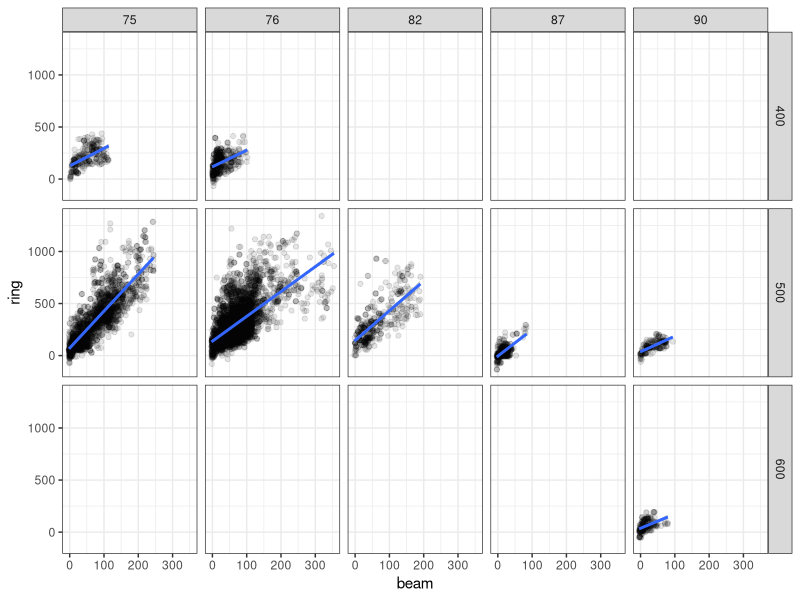
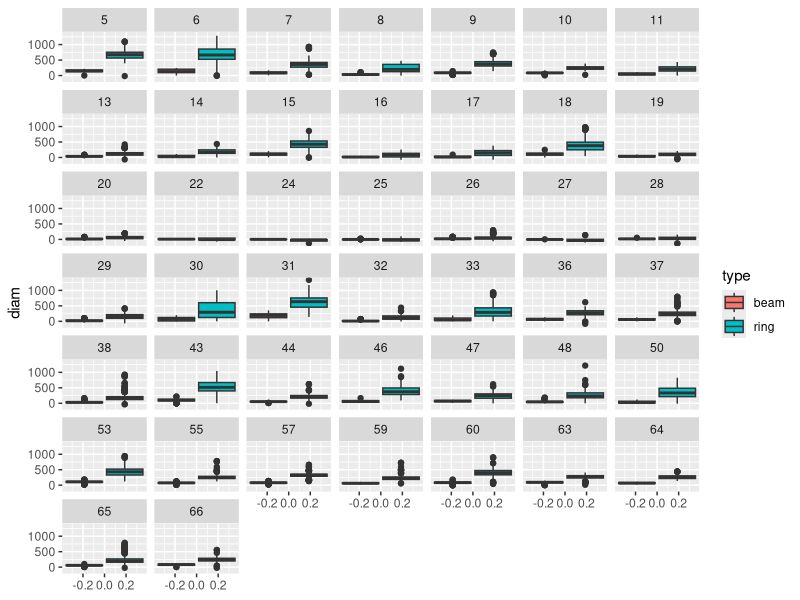
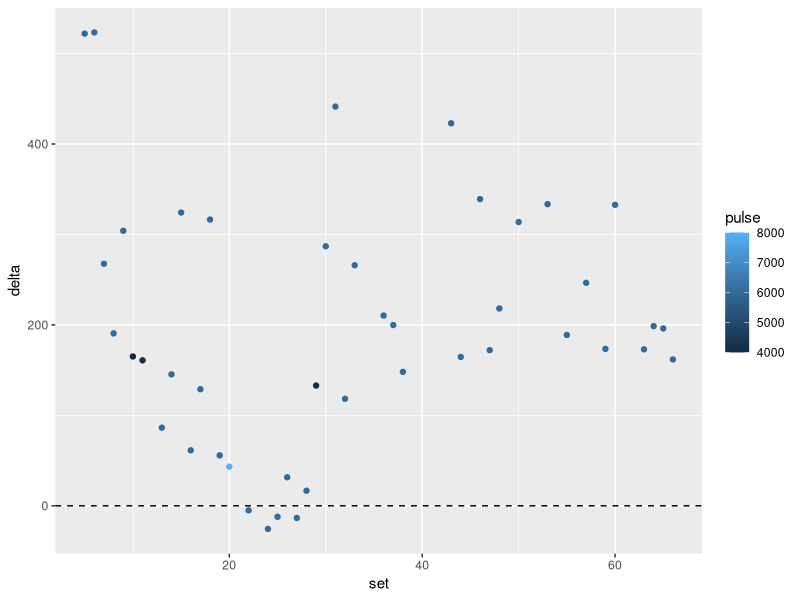
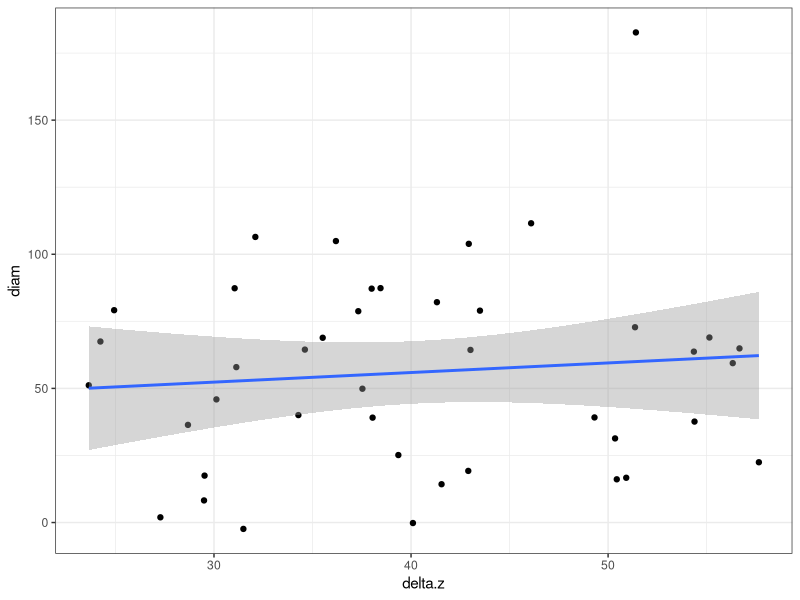

R code for these plots, in order: (Note: this script raises an error after producing the figures.)
# script to analyze dimensions of aggregations around FADs

# 0. Description  ----------------

# there are several objectives in this study:
# (1) Measure and correct atwarth distorsion of multibeam sonar
# (2) Compare horizontal and vertical diameters of aggregations
#     Is there any consistent pattern?
# (3) Correlate abunance with chatches


# The data we are using are:
#   horizontal sonar, 
#   vertical echosounder EK60 @ 120 kHz, and:
#   catches per species

# The sonar is a Simrad SN90? with 32 beams of 3.75º each
# According to Missund (1993), when measuring school sizes with sonar
# the alongship beam correction should be:
#   beam = AlongBeamSize - (1500*Pulso*1e-6)/2 
# and the atwarthship correction should be:
#   ring = AlongRingSize - 2*n*(2/3)*Rango*tan(3.75*pi/(2*180))
# where n is the number of beams occupied by the school
# and Rango is the approximate distance to the center of the school

# 1. Load libraries and input data --------------

library(dplyr)
library(tidyr)
library(ggplot2)
library(purrr)
library(broom)

# read data files:
# (1) dimensiones - sonar-based school diameters 
# (2) vert - echosounder-based school heights
# (3) lances - info about catches
# (4) acous - echosounder acoustic echointegration 

# (1) dimensiones -  sonar-based school diameters 
# done with Profos by Udane 
# It measures simultaneously longitudinal and transversal diameters of 
# the same aggregation around a FAD
# it contains multiple measures per set, so 
# needs to be summarised
dimensiones <- read.table(file = "datos/Dimensions-pp.txt", sep = "\t", 
                          header = T, dec = ".")  %>% 
  rename(distance = Diancia.del.Banco..m.)
str(dimensiones)

# Relevant variables:
# Self-explanatory: set, Date (mmddyyyy), Time (hhmm)
# Trans.tilt: transducer tilt angle (º) (0 for horizontal)
# AlongBeamSize: longitudinal measure of the school diameter (m)
# AlongRingSize: transversal measure of the school diameter (m)
# Dudoso: especially difficult or compromised diameter measures (1/0)
# Pulso: pulse duration (micro s)
# Rango: maximum detection range of the sonar (m)
# Frecuency: operating frequency of the sonar (kHz)
# distance: distance to the center of the school (m)


# (2) vert - echosounder-based school heights
# output of the lines drawn in Echoview by Iñaki
# indicating the approximate initial and final depth of each school
# as recorded by the vertical echosounder onboard the logistic boat
# It contains multiple depths per set, so 
# we have to summarise befor merging to other data
vert <- read.table("datos/profundidades.txt", header = T, sep = "\t")
str(vert)

# Relevant variables:
# set (id), Zsup, SD_Zsup, Zfin, SD_Zfin (m)

# (3) lances - info about catches
lances <- read.table("datos/Lances.txt", header = T, sep = "\t")
str(lances)  

# Relevant variables:
# Lance, Fecha, Hora
# Captura.Total, skj, bet, yft (t)

# (4) acous - echosounder acoustic echointegration 
# vertical acoustic density and NASC at 120 kHz
# it is 120 instead of 38 because the 38 failed at some point of the survey
# it is echointegrated between the ranges of the Echoview lines in "vert"
acous <- read.table("datos/Ecointegra120xlance.txt", header = T, sep = "\t")
acous <- acous[c(1,5:17, 21:23)]
acous <- acous[-c(5:9)]
str(acous)

# Relevant variables:
# Set, Date_M (yyyymmdd), Time_M (hh:mm:ss.ssss; factor)
# NASC, Sv_mean

## 1. Correction of the atwarth dimension  -----------------
# we measure the diameter of the aggregation along beam and along ring
# at complete round trajectories surroundng the FAD during purse seining ops.
# then we compare the corrected along-beam diameter estimations
# with the along-ring ones
# and try to estimate correction factors for the latter

summary(dimensiones)

# we apply Misund's corrections:
dimensiones <- dimensiones %>%
  mutate(n = case_when(
          Rango == 400 ~ 15, 
          Rango == 500 ~ 14, 
          Rango == 600 ~ 13
          ),
          beam = AlongBeamSize - (1500*Pulso*1e-6)/2, 
          ring = AlongRingSize - 2*n*(2/3)*distance*tan(3.75*pi/(2*180)))
dimensiones %>%
  filter(Dudoso != 1) %>%
  ggplot(aes(x = beam, y = ring)) +
  geom_point(alpha = 0.1) +
  geom_smooth(method = "lm") +
  theme_bw() +
  facet_grid(Rango ~ Frecuency)
  
modelo <- lm(data = dimensiones, beam ~ ring)
summary(modelo)

lmod <- function(x) lm(data = x, beam ~ AlongRingSize)

dim.l <- split(x = dimensiones, f = dimensiones$Frecuency)
mod.l <- map(.x = dim.l, .f = lmod)
map(.x = mod.l, .f = summary)
# significant*** correlation between along and atwarth diameters for all freqs 
# the best R2 for 75 kHz (61%) followed by 82 kHz (52%); the rest, well below 50% 
# Estimated correction for atwarth diameters
# corrected.atwarth.diam = 0.18*atwarth.diam - 14.5 m

dim.l2 <- split(x = dimensiones, f = dimensiones$Rango)
mod.l2 <- map(.x = dim.l2, .f = lmod)
map(.x = mod.l2, .f = summary)

# Check try the following idea: correct the atwarth diameter estimation with 
# the formula by Misund (1993). Then, see if it corrects completely
# according to the along beam estimation. If not, apply the result of 
# the linear regression obtained here.

# boxpplot comparing beam vs ring school diam
dimensiones %>%  
  gather(beam:ring, key = "type", value = "diam") %>% 
  ggplot(aes(y = diam)) + 
  geom_boxplot(aes(fill = type)) +
  facet_wrap(~ set)

# scatterplot of delta-diam against set number
dimensiones %>%  
  mutate(delta = ring - beam) %>% 
  group_by(set) %>% 
  summarise(delta = mean(delta), pulse = mean(Pulso)) %>% 
  ggplot(aes(y = delta, x = set)) + 
  geom_point(aes(colour = pulse)) +
  geom_hline(yintercept = 0, linetype = 2) 



## 2. Vertical vs horizontal diameters -------------------------
# we compare vert vs horiz to see whether there is a stable relationship between them

## 2.1 Summarise vertical diameters per set ---------
vert <- vert %>%
  mutate(delta.z = Zfin - Zsup) 
vert %>% summary()
vert %>% group_by(set) %>%
  summarise(mean(delta.z))

vert.sum <- vert %>% 
  mutate(delta.z = Zfin - Zsup, 
         sd.delta.z = SD_Zsup + SD_Zfin) %>%
  group_by(set) %>%
  summarise(delta.z = mean(delta.z, na.rm = T), 
            sd.z = mean(sd.delta.z, na.rm = T)) %>%
  mutate(cv.z = sd.z/delta.z)
summary(vert.sum$delta.z)

## 2.2 Summarise horizontal diameters per set -------
horiz.sum <- dimensiones %>%
  group_by(set) %>%
  summarise(diam = mean(beam, na.rm = T), 
            sd.diam = sd(beam, na.rm = T)) %>%
  mutate(cv.diam = sd.diam/diam)

## 2.3 Combine and compare vertical and horizontal info  --------------
geom <- merge(vert.sum, horiz.sum, by = "set", all = F)

geom %>%
  ggplot(aes(x = delta.z, y = diam)) +
  geom_point() +
  geom_smooth(method = "lm") +
  theme_bw()

# unfortunately (or fortunately) the diameter seems pretty constant
# independent from the vertical extension of the aggregation
# According to these data, for vertical extensions between 20 and 70 m
# in the Atlantic Ocean the average horizontal diameter would be constant = 50 m
# Unless we find a relationship with sv or nasc...


## 3. Predicting catches with only vertical data ----------------
lances.geom <- merge(geom, lances, by.x = "set", by.y = "Lance")

lances.geom <- merge(lances.geom, acous, by.x = "set", by.y = "Set")
lances.geom <- lances.geom[c(1:8, 10, 15:24, 27:32)] 


panel.cor <- function(x, y, digits=2, prefix="", cex.cor) 
{
  usr <- par("usr"); on.exit(par(usr)) 
  par(usr = c(0, 1, 0, 1)) 
  r <- abs(cor(x, y)) 
  txt <- format(c(r, 0.123456789), digits = digits)[1] 
  txt <- paste(prefix, txt, sep = "") 
  if (missing(cex.cor)) cex <- 0.8/strwidth(txt) 
  
  test <- cor.test(x,y) 
  # borrowed from printCoefmat
  Signif <- symnum(test$p.value, corr = FALSE, na = FALSE, 
                   cutpoints = c(0, 0.001, 0.01, 0.05, 0.1, 1),
                   symbols = c("***", "**", "*", ".", " ")) 
  
  text(0.5, 0.5, txt, cex = cex * r) 
  text(.8, .8, Signif, cex = cex, col = 2) 
}
x11()
pairs(lances.geom, lower.panel = panel.smooth, upper.panel = panel.cor)
# I don't see anything interesting
